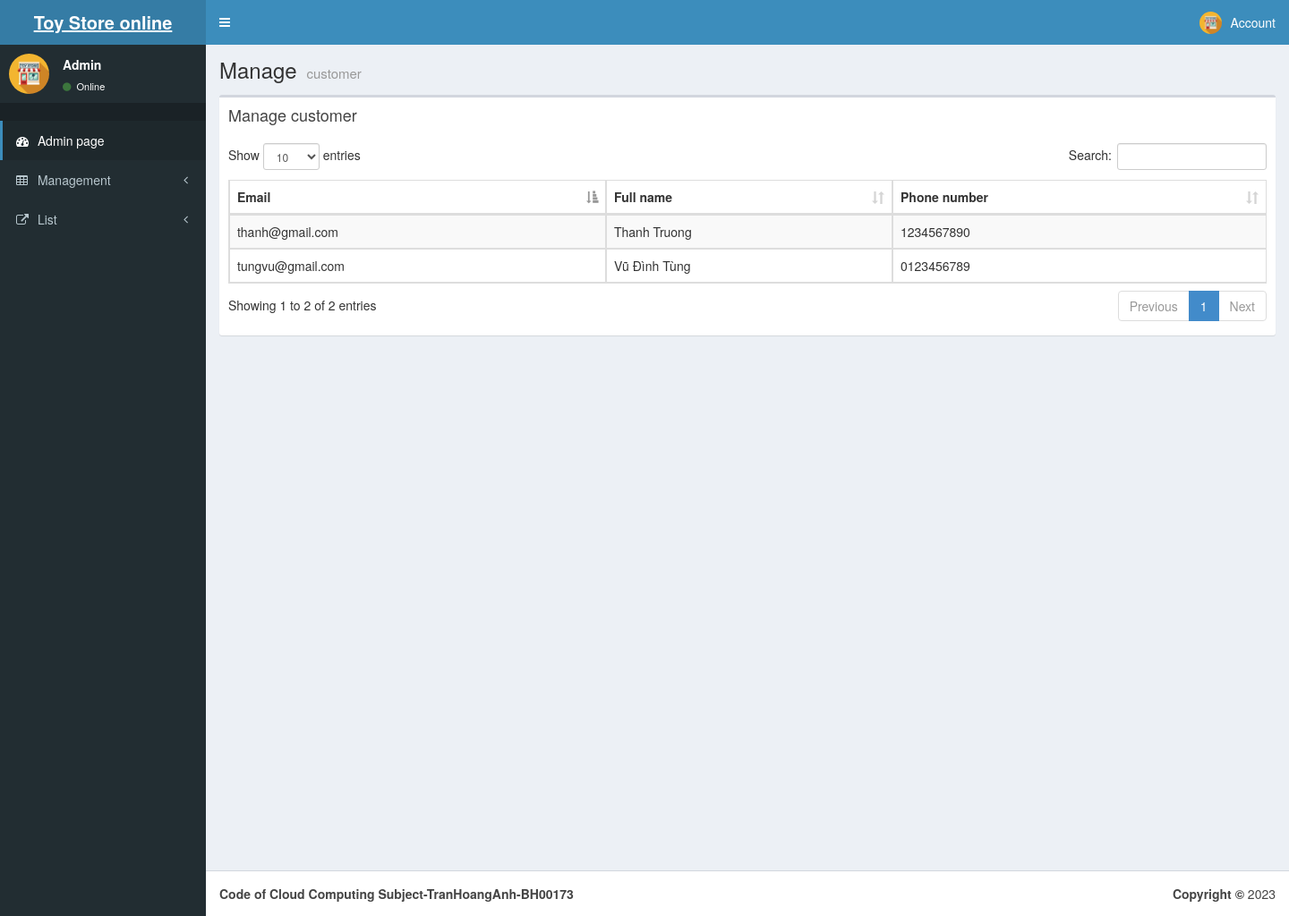
The page /Admin/qlykhachhang.php on the database its author committed.
### tables this page shows
CREATE TABLE `loginuser` (
  `email` varchar(50) NOT NULL,
  `matkhau` int(200) NOT NULL,
  `HoTen` varchar(100) NOT NULL,
  `DienThoai` varchar(50) NOT NULL
);

### Admin/qlykhachhang.php (the view, shortened to what this page needs)
<?php
 include "head.php";
?>
  <body class="hold-transition skin-blue sidebar-mini">
    <div class="wrapper">
    <?php
 include "Header.php";
?>
    <?php
 include "aside.php";
?>
      <div class="content-wrapper">
        <section class="content-header">
          <h1>
            Manage
            <small>customer</small>
          </h1>
        </section>
        <section class="content">
          <div class="row">
            <div class="col-xs-12">
              <div class="box">
                <div class="box-header">
                  <h3 class="box-title">Manage customer</h3>
                </div>
                <div class="box-body">
                  <table id="example1" class="table table-bordered table-striped">
                    <thead>
                      <tr>
                        <th>Email</th>
                        <th>Full name</th>
                        <th>Phone number</th>
                      </tr>
                    </thead>
                    <tbody>
                    <?php
                         require '../inc/myconnect.php';
                         $sql="SELECT email,HoTen,DienThoai from loginuser Order by HoTen  ";
                         $result = $conn->query($sql);
                         if ($result->num_rows > 0) {
                          while($row = $result->fetch_assoc()) {
                      ?>
                        <tr>
                        <td ><?php echo $row["email"] ?></td>
                        <td><?php echo $row["HoTen"] ?></td>
                        <td><?php echo $row["DienThoai"] ?></td>
                        </tr>
                        <?php
                          }
                        }
                         ?>
                    </tbody>
                  </table>
                </div>
              </div>
            </div>
          </div>
        </section>
      </div>
      <?php
      include "footer.php";
     ?>
    </div>
  </body>
</html>

### rows shown on the page
loginuser: email "thanh@gmail.com", HoTen "Thanh Truong", DienThoai "1234567890"
loginuser: email "tungvu@gmail.com", HoTen "Vũ Đình Tùng", DienThoai "0123456789"
